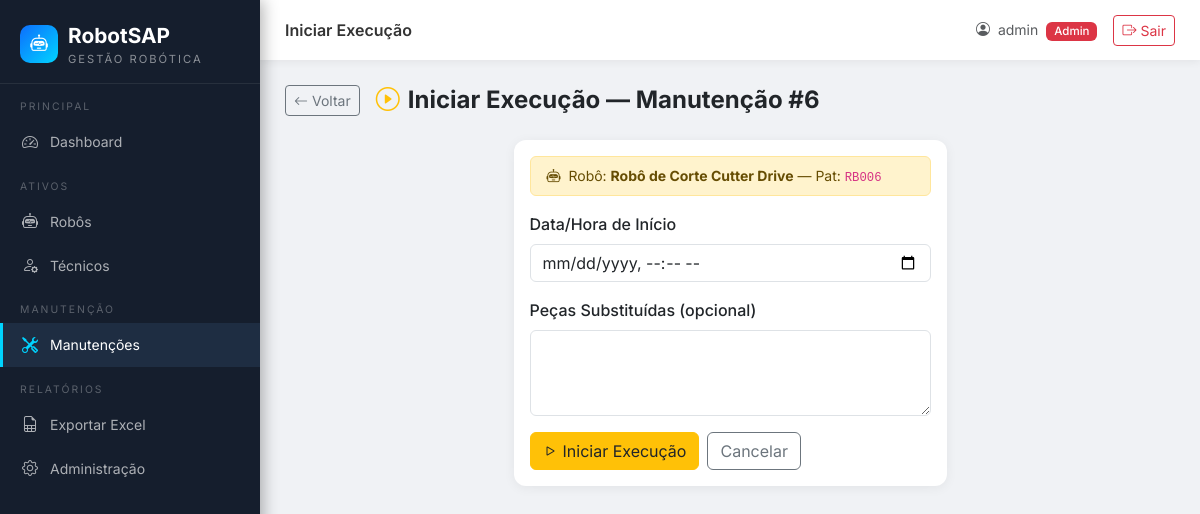
Screenshot of /manutencoes/6/iniciar/ (signed in) with the database file from the repository.
### manutencoes/models.py (models this page shows, shortened)
class Manutencao(models.Model):
    TIPO_CHOICES = [
        ('preventiva', 'Preventiva'),
        ('corretiva', 'Corretiva'),
        ('preditiva', 'Preditiva'),
    ]
    STATUS_CHOICES = [
        ('aberta', 'Aberta'),
        ('em_execucao', 'Em execução'),
        ('concluida', 'Concluída'),
        ('cancelada', 'Cancelada'),
    ]
    STATUS_COLORS = {
        'aberta': 'primary',
        'em_execucao': 'warning',
        'concluida': 'success',
        'cancelada': 'danger',
    }
    robo = models.ForeignKey(Robot, on_delete=models.CASCADE, verbose_name='Robô')
    tecnico = models.ForeignKey(
        Tecnico, on_delete=models.SET_NULL, null=True, blank=True,
        verbose_name='Técnico Responsável'
    )
    tipo_manutencao = models.CharField(
        max_length=20, choices=TIPO_CHOICES, verbose_name='Tipo de Manutenção'
    )
    descricao = models.TextField(verbose_name='Descrição do Problema/Serviço')
    data_abertura = models.DateTimeField(auto_now_add=True, verbose_name='Data de Abertura')
    data_execucao = models.DateTimeField(null=True, blank=True, verbose_name='Data de Início da Execução')
    data_conclusao = models.DateTimeField(null=True, blank=True, verbose_name='Data de Conclusão')
    custo = models.DecimalField(max_digits=10, decimal_places=2, null=True, blank=True, verbose_name='Custo (R$)')
    pecas_substituidas = models.TextField(blank=True, verbose_name='Peças Substituídas')
    status = models.CharField(
        max_length=20, choices=STATUS_CHOICES, default='aberta', verbose_name='Status'
    )
    imagem_manutencao = models.ImageField(
        upload_to='manutencoes/imagens/', blank=True, null=True, verbose_name='Foto da Manutenção'
    )
    relatorio = models.FileField(
        upload_to='manutencoes/relatorios/', blank=True, null=True, verbose_name='Relatório'
    )
    observacoes_conclusao = models.TextField(blank=True, verbose_name='Observações de Conclusão')
    class Meta:
        verbose_name = 'Manutenção'
        verbose_name_plural = 'Manutenções'
        ordering = ['-data_abertura']

### robots/models.py (models this page shows, shortened)
class Robot(models.Model):
    STATUS_CHOICES = [
        ('operacional', 'Operacional'),
        ('em_manutencao', 'Em manutenção'),
        ('parado', 'Parado'),
        ('em_inspecao', 'Em inspeção'),
        ('inativo', 'Inativo'),
    ]
    STATUS_COLORS = {
        'operacional': 'success',
        'em_manutencao': 'warning',
        'parado': 'danger',
        'em_inspecao': 'info',
        'inativo': 'secondary',
    }
    nome = models.CharField(max_length=200, verbose_name='Nome do Robô')
    modelo = models.CharField(max_length=200, blank=True, verbose_name='Modelo')
    fabricante = models.CharField(max_length=200, blank=True, verbose_name='Fabricante')
    numero_serie = models.CharField(max_length=100, unique=True, blank=True, null=True, verbose_name='Número de Série (Ativo)')
    patrimonio = models.CharField(max_length=100, blank=True, verbose_name='Patrimônio')
    ano_fabricacao = models.PositiveIntegerField(null=True, blank=True, verbose_name='Ano de Fabricação')
    data_aquisicao = models.DateField(null=True, blank=True, verbose_name='Data de Aquisição')
    localizacao = models.CharField(max_length=300, blank=True, verbose_name='Localização')
    grupo = models.CharField(max_length=100, blank=True, verbose_name='Grupo')
    alocacao = models.CharField(max_length=200, blank=True, verbose_name='Alocação/Cliente')
    status_operacional = models.CharField(
        max_length=20, choices=STATUS_CHOICES, default='operacional',
        verbose_name='Status Operacional'
    )
    observacoes = models.TextField(blank=True, verbose_name='Observações')
    imagem = models.ImageField(upload_to='robots/imagens/', blank=True, null=True, verbose_name='Imagem')
    documento_tecnico = models.FileField(upload_to='robots/documentos/', blank=True, null=True, verbose_name='Documento Técnico')
    criado_em = models.DateTimeField(auto_now_add=True)
    atualizado_em = models.DateTimeField(auto_now=True)
    class Meta:
        verbose_name = 'Robô'
        verbose_name_plural = 'Robôs'
        ordering = ['nome']

### manutencoes/views.py (the view, shortened to what this page needs)
# urls.py: path('<int:pk>/iniciar/', views.ManutencaoIniciarView.as_view(), name='iniciar'),
class ManutencaoIniciarView(LoginRequiredMixin, UpdateView):
    model = Manutencao
    form_class = ManutencaoExecucaoForm
    template_name = 'manutencoes/manutencao_execucao.html'
    def dispatch(self, request, *args, **kwargs):
        obj = self.get_object()
        user = request.user
        if not (user.is_staff or user.is_superuser):
            if not (hasattr(user, 'tecnico') and obj.tecnico == user.tecnico):
                messages.error(request, '⛔ Sem permissão para esta ação.')
                return redirect('manutencoes:list')
        return super().dispatch(request, *args, **kwargs)

### manutencoes/forms.py
class ManutencaoExecucaoForm(forms.ModelForm):
    class Meta:
        model = Manutencao
        fields = ['data_execucao', 'pecas_substituidas']
        widgets = {
            'data_execucao': forms.DateTimeInput(
                attrs={'class': 'form-control', 'type': 'datetime-local'}
            ),
            'pecas_substituidas': forms.Textarea(attrs={'class': 'form-control', 'rows': 3}),
        }

### templates/manutencoes/manutencao_execucao.html (shortened to what this page needs)
{% extends 'base.html' %}
{% block page_title %}Iniciar Execução{% endblock %}
{% block content %}
<div class="d-flex align-items-center mb-4 gap-3">
    <a href="{% url 'manutencoes:detail' object.pk %}" class="btn btn-outline-secondary btn-sm"><i class="bi bi-arrow-left me-1"></i>Voltar</a>
    <h4 class="mb-0 fw-bold"><i class="bi bi-play-circle me-2 text-warning"></i>Iniciar Execução — Manutenção #{{ object.pk }}</h4>
</div>
<div class="row justify-content-center">
    <div class="col-md-6">
        <div class="card">
            <div class="card-body">
                <div class="alert alert-warning py-2 mb-3 small">
                    <i class="bi bi-robot me-1"></i>
                    Robô: <strong>{{ object.robo.nome }}</strong>
                    {% if object.robo.patrimonio %} — Pat: <code>{{ object.robo.patrimonio }}</code>{% endif %}
                </div>
                <form method="post">
                    <div class="mb-3">
                        <label class="form-label fw-medium">Data/Hora de Início</label>
                        {{ form.data_execucao }}
                    </div>
                    <div class="mb-3">
                        <label class="form-label fw-medium">Peças Substituídas (opcional)</label>
                        {{ form.pecas_substituidas }}
                    </div>
                    <div class="d-flex gap-2">
                        <button type="submit" class="btn btn-warning text-dark">
                            <i class="bi bi-play me-1"></i>Iniciar Execução
                        </button>
                        <a href="{% url 'manutencoes:detail' object.pk %}" class="btn btn-outline-secondary">Cancelar</a>
                    </div>
                </form>
            </div>
        </div>
    </div>
</div>
{% endblock %}

### templates/base.html (shortened to what this page needs)
<!DOCTYPE html>
<html lang="pt-BR">
<head>
    <link href="https://cdn.jsdelivr.net/npm/bootstrap@5.3.0/dist/css/bootstrap.min.css" rel="stylesheet">
    <link href="https://cdn.jsdelivr.net/npm/bootstrap-icons@1.10.0/font/bootstrap-icons.css" rel="stylesheet">
</head>
<body>
<nav id="sidebar">
    <div class="sidebar-brand d-flex align-items-center">
        <div class="sidebar-logo-icon"><i class="bi bi-robot"></i></div>
        <div>
            <div class="logo-text">RobotSAP</div>
            <div class="logo-sub">Gestão Robótica</div>
        </div>
    </div>
    <ul class="sidebar-nav nav flex-column">
        <li class="nav-section-title">Principal</li>
        <li class="nav-item">
            <a href="{% url 'dashboard:index' %}" class="nav-link {% if request.resolver_match.app_name == 'dashboard' %}active{% endif %}">
                <i class="bi bi-speedometer2"></i> Dashboard
            </a>
        </li>
        <li class="nav-section-title">Ativos</li>
        <li class="nav-item">
            <a href="{% url 'robots:list' %}" class="nav-link {% if request.resolver_match.app_name == 'robots' %}active{% endif %}">
                <i class="bi bi-robot"></i> Robôs
            </a>
        </li>
        {% if request.user.is_staff or request.user.is_superuser %}
        <li class="nav-item">
            <a href="{% url 'tecnicos:list' %}" class="nav-link {% if request.resolver_match.app_name == 'tecnicos' %}active{% endif %}">
                <i class="bi bi-person-gear"></i> Técnicos
            </a>
        </li>
        {% endif %}
        <li class="nav-section-title">Manutenção</li>
        <li class="nav-item">
            <a href="{% url 'manutencoes:list' %}" class="nav-link {% if request.resolver_match.app_name == 'manutencoes' %}active{% endif %}">
                <i class="bi bi-tools"></i> Manutenções
            </a>
        </li>
        {% if request.user.is_staff or request.user.is_superuser %}
        <li class="nav-section-title">Relatórios</li>
        <li class="nav-item">
            <a href="{% url 'robots:export_excel' %}" class="nav-link">
                <i class="bi bi-file-earmark-spreadsheet"></i> Exportar Excel
            </a>
        </li>
        <li class="nav-item">
            <a href="/admin/" class="nav-link">
                <i class="bi bi-gear"></i> Administração
            </a>
        </li>
        {% endif %}
    </ul>
</nav>
<div id="main-content">
    <div id="topbar">
        <div class="d-flex align-items-center gap-3">
            <span class="topbar-title">{% block page_title %}{% endblock %}</span>
        </div>
        <div class="d-flex align-items-center gap-3">
            <span class="text-muted small">
                <i class="bi bi-person-circle me-1"></i>
                {{ request.user.get_full_name|default:request.user.username }}
                {% if request.user.is_superuser %}<span class="badge bg-danger ms-1">Admin</span>{% endif %}
            </span>
            <form method="post" action="{% url 'usuarios:logout' %}" class="d-inline">
                <button type="submit" class="btn btn-sm btn-outline-danger">
                    <i class="bi bi-box-arrow-right me-1"></i>Sair
                </button>
            </form>
        </div>
    </div>
    <div class="page-content">
        {% block content %}{% endblock %}
    </div>
</div>
</body>
</html>

### templates/base.html (style rules this page uses)
:root { --sidebar-width: 260px; }
* { font-family: 'Inter', sans-serif; }
body { background: #f0f2f5; min-height: 100vh; }
#sidebar { position: fixed; top: 0; left: 0; bottom: 0; width: var(--sidebar-width); background: #151e2d; z-index: 1000; overflow-y: auto; transition: all 0.3s ease; box-shadow: 3px 0 15px rgba(0,0,0,0.3); }
.sidebar-brand { padding: 20px 20px 15px; border-bottom: 1px solid rgba(255,255,255,0.08); }
.sidebar-brand .logo-text { font-size: 1.3rem; font-weight: 700; color: #fff; }
.sidebar-brand .logo-sub { font-size: 0.7rem; color: rgba(255,255,255,0.5); text-transform: uppercase; letter-spacing: 2px; }
.sidebar-logo-icon { width: 38px; height: 38px; background: linear-gradient(135deg, #0d6efd, #00d4ff); border-radius: 10px; display: flex; align-items: center; justify-content: center; font-size: 1.1rem; color: #fff; margin-right: 10px; }
.nav-section-title { font-size: 0.65rem; text-transform: uppercase; letter-spacing: 2px; color: rgba(255,255,255,0.3); padding: 15px 20px 5px; }
.sidebar-nav .nav-item .nav-link { color: rgba(255,255,255,0.65); padding: 10px 20px; display: flex; align-items: center; gap: 10px; transition: all 0.2s; font-size: 0.875rem; }
.sidebar-nav .nav-item .nav-link:hover, .sidebar-nav .nav-item .nav-link.active { color: #fff; background: #1e2d42; border-left: 3px solid #00d4ff; padding-left: 17px; }
.sidebar-nav .nav-item .nav-link i { font-size: 1rem; width: 20px; text-align: center; }
.sidebar-nav .nav-item .nav-link.active i { color: #00d4ff; }
#main-content { margin-left: var(--sidebar-width); min-height: 100vh; }
#topbar { background: #fff; padding: 0 25px; height: 60px; display: flex; align-items: center; justify-content: space-between; box-shadow: 0 2px 8px rgba(0,0,0,0.06); position: sticky; top: 0; z-index: 100; }
.topbar-title { font-weight: 600; font-size: 1rem; color: #333; }
.page-content { padding: 25px; }
.card { border: none; border-radius: 12px; box-shadow: 0 2px 12px rgba(0,0,0,0.06); }
.badge { font-size: 0.72rem; font-weight: 500; padding: 4px 8px; }

### rows the page displays
Manutencao: pk "6", robo.nome "Robô de Corte Cutter Drive", robo.patrimonio "RB006"

### other values shown
{{ request.user.get_full_name|default:request.user.username }} "admin"
